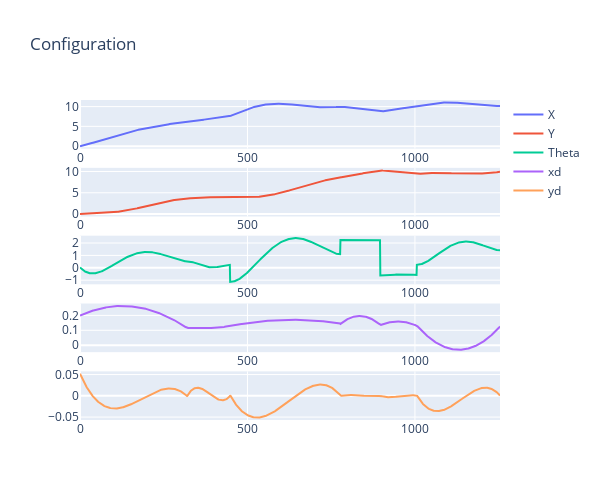
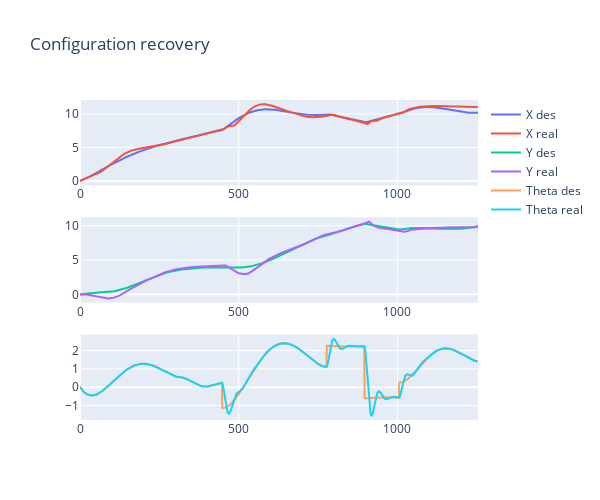
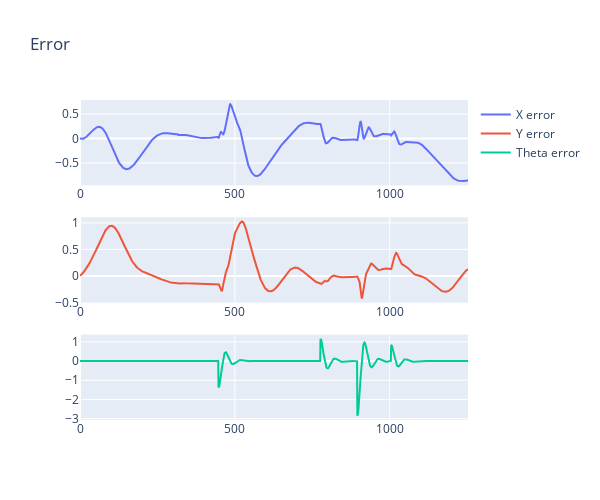
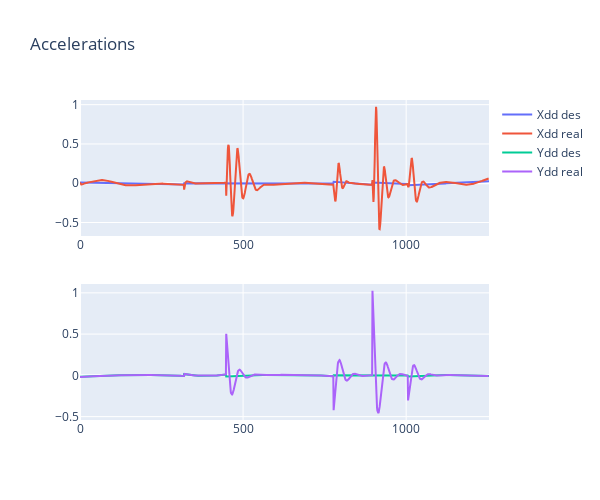

The cell these charts' notebook holds for them, in order:
### Code cell
evaluate = State_Reconstruction(rrt.confs, rrt.commands, rrt.accs_robF, jerk)
evaluate.rec_states()
evaluate.plot_stuff()

### Figure 1 — Plotly figure (JSON) as saved in the notebook; plotly's stock layout.template omitted (floating-point values rounded to 4 significant figures; data arrays with more than 128 entries replaced by an {"elided": "..."} marker saying what was removed)
{"data": [{"name": "X ", "type": "scatter", "x": {"elided": "1254 float values"}, "xaxis": "x", "y": {"elided": "1254 float values"}, "yaxis": "y"}, {"name": "Y ", "type": "scatter", "x": {"elided": "1254 float values"}, "xaxis": "x2", "y": {"elided": "1254 float values"}, "yaxis": "y2"}, {"name": "Theta ", "type": "scatter", "x": {"elided": "1254 float values"}, "xaxis": "x3", "y": {"elided": "1254 float values"}, "yaxis": "y3"}, {"name": "xd ", "type": "scatter", "x": {"elided": "1254 float values"}, "xaxis": "x4", "y": {"elided": "1254 float values"}, "yaxis": "y4"}, {"name": "yd ", "type": "scatter", "x": {"elided": "1254 float values"}, "xaxis": "x5", "y": {"elided": "1254 float values"}, "yaxis": "y5"}], "layout": {"height": 500, "title": {"text": "Configuration"}, "width": 600, "xaxis": {"anchor": "y", "domain": [0, 1]}, "xaxis2": {"anchor": "y2", "domain": [0, 1]}, "xaxis3": {"anchor": "y3", "domain": [0, 1]}, "xaxis4": {"anchor": "y4", "domain": [0, 1]}, "xaxis5": {"anchor": "y5", "domain": [0, 1]}, "yaxis": {"anchor": "x", "domain": [0.848, 1]}, "yaxis2": {"anchor": "x2", "domain": [0.636, 0.788]}, "yaxis3": {"anchor": "x3", "domain": [0.424, 0.576]}, "yaxis4": {"anchor": "x4", "domain": [0.212, 0.364]}, "yaxis5": {"anchor": "x5", "domain": [0, 0.152]}}}

### Figure 2 — Plotly figure (JSON) as saved in the notebook; plotly's stock layout.template omitted (floating-point values rounded to 4 significant figures; data arrays with more than 128 entries replaced by an {"elided": "..."} marker saying what was removed)
{"data": [{"name": "X des", "type": "scatter", "x": {"elided": "1254 float values"}, "xaxis": "x", "y": {"elided": "1254 float values"}, "yaxis": "y"}, {"name": "X real", "type": "scatter", "x": {"elided": "1254 float values"}, "xaxis": "x", "y": {"elided": "1253 float values"}, "yaxis": "y"}, {"name": "Y des", "type": "scatter", "x": {"elided": "1254 float values"}, "xaxis": "x2", "y": {"elided": "1254 float values"}, "yaxis": "y2"}, {"name": "Y real", "type": "scatter", "x": {"elided": "1254 float values"}, "xaxis": "x2", "y": {"elided": "1253 float values"}, "yaxis": "y2"}, {"name": "Theta des", "type": "scatter", "x": {"elided": "1254 float values"}, "xaxis": "x3", "y": {"elided": "1254 float values"}, "yaxis": "y3"}, {"name": "Theta real", "type": "scatter", "x": {"elided": "1254 float values"}, "xaxis": "x3", "y": {"elided": "1253 float values"}, "yaxis": "y3"}], "layout": {"height": 500, "title": {"text": "Configuration recovery"}, "width": 600, "xaxis": {"anchor": "y", "domain": [0, 1]}, "xaxis2": {"anchor": "y2", "domain": [0, 1]}, "xaxis3": {"anchor": "y3", "domain": [0, 1]}, "yaxis": {"anchor": "x", "domain": [0.7333, 1]}, "yaxis2": {"anchor": "x2", "domain": [0.3667, 0.6333]}, "yaxis3": {"anchor": "x3", "domain": [0, 0.2667]}}}

### Figure 3 — Plotly figure (JSON) as saved in the notebook; plotly's stock layout.template omitted (floating-point values rounded to 4 significant figures; data arrays with more than 128 entries replaced by an {"elided": "..."} marker saying what was removed)
{"data": [{"name": "X error ", "type": "scatter", "x": {"elided": "1253 float values"}, "xaxis": "x", "y": {"elided": "1253 float values"}, "yaxis": "y"}, {"name": "Y error ", "type": "scatter", "x": {"elided": "1253 float values"}, "xaxis": "x2", "y": {"elided": "1253 float values"}, "yaxis": "y2"}, {"name": "Theta error ", "type": "scatter", "x": {"elided": "1253 float values"}, "xaxis": "x3", "y": {"elided": "1253 float values"}, "yaxis": "y3"}], "layout": {"height": 500, "title": {"text": "Error"}, "width": 600, "xaxis": {"anchor": "y", "domain": [0, 1]}, "xaxis2": {"anchor": "y2", "domain": [0, 1]}, "xaxis3": {"anchor": "y3", "domain": [0, 1]}, "yaxis": {"anchor": "x", "domain": [0.7333, 1]}, "yaxis2": {"anchor": "x2", "domain": [0.3667, 0.6333]}, "yaxis3": {"anchor": "x3", "domain": [0, 0.2667]}}}

### Figure 4 — Plotly figure (JSON) as saved in the notebook; plotly's stock layout.template omitted (floating-point values rounded to 4 significant figures; data arrays with more than 128 entries replaced by an {"elided": "..."} marker saying what was removed)
{"data": [{"name": "Xdd des", "type": "scatter", "x": {"elided": "1254 float values"}, "xaxis": "x", "y": {"elided": "1254 float values"}, "yaxis": "y"}, {"name": "Xdd real", "type": "scatter", "x": {"elided": "1254 float values"}, "xaxis": "x", "y": {"elided": "1253 float values"}, "yaxis": "y"}, {"name": "Ydd des", "type": "scatter", "x": {"elided": "1254 float values"}, "xaxis": "x2", "y": {"elided": "1254 float values"}, "yaxis": "y2"}, {"name": "Ydd real", "type": "scatter", "x": {"elided": "1254 float values"}, "xaxis": "x2", "y": {"elided": "1253 float values"}, "yaxis": "y2"}], "layout": {"height": 500, "title": {"text": "Accelerations"}, "width": 600, "xaxis": {"anchor": "y", "domain": [0, 1]}, "xaxis2": {"anchor": "y2", "domain": [0, 1]}, "yaxis": {"anchor": "x", "domain": [0.575, 1]}, "yaxis2": {"anchor": "x2", "domain": [0, 0.425]}}}
